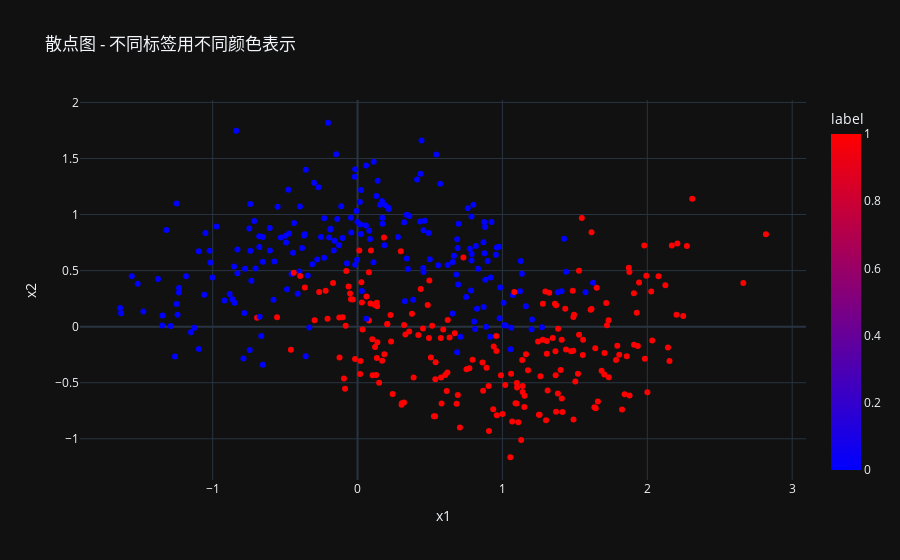

The cell this chart's notebook holds for it:
### Markdown cell above
env:[ML_39_TF]
# 构造双半月分类数据集，并使用KNN和MLP进行分类

### Code cell
import tensorflow as tf

from tensorflow.keras.models import Sequential
from tensorflow.keras.layers import Dense
import numpy as np
import pandas as pd
import matplotlib.pyplot as plt
from sklearn.model_selection import train_test_split
from sklearn.preprocessing import StandardScaler
from sklearn.datasets import make_moons
from plotly import express as px
import os

from tensorflow_estimator.python.estimator.keras_lib import model_to_estimator

os.environ["CUDA_VISIBLE_DEVICES"]="0"
X, y = make_moons(n_samples=411, noise=0.3)
moons = pd.DataFrame(pd.concat([pd.DataFrame(X,columns=['x1', 'x2']), pd.DataFrame(y,columns=["label"])], axis=1))

fig = px.scatter(moons,
                 x='x1',
                 y='x2',
                 color='label',
                 color_continuous_scale=['blue', 'red'],
                 title='散点图 - 不同标签用不同颜色表示')

fig.show()

### Figure 1 — Plotly figure (JSON) as saved in the notebook; plotly's stock layout.template omitted (floating-point values rounded to 4 significant figures; data arrays with more than 128 entries replaced by an {"elided": "..."} marker saying what was removed)
{"data": [{"hovertemplate": "x1=%{x}<br>x2=%{y}<br>label=%{marker.color}<extra></extra>", "legendgroup": "", "marker": {"color": {"elided": "411 int values"}, "coloraxis": "coloraxis", "symbol": "circle"}, "mode": "markers", "name": "", "orientation": "v", "showlegend": false, "x": {"elided": "411 float values"}, "xaxis": "x", "y": {"elided": "411 float values"}, "yaxis": "y", "type": "scatter"}], "layout": {"xaxis": {"anchor": "y", "domain": [0.0, 1.0], "title": {"text": "x1"}}, "yaxis": {"anchor": "x", "domain": [0.0, 1.0], "title": {"text": "x2"}}, "coloraxis": {"colorbar": {"title": {"text": "label"}}, "colorscale": [[0.0, "blue"], [1.0, "red"]]}, "legend": {"tracegroupgap": 0}, "title": {"text": "散点图 - 不同标签用不同颜色表示"}}}
